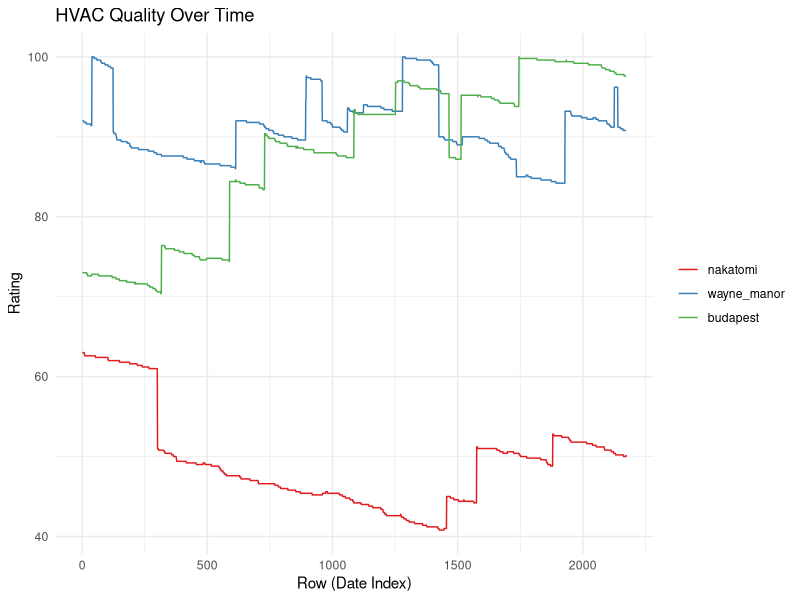
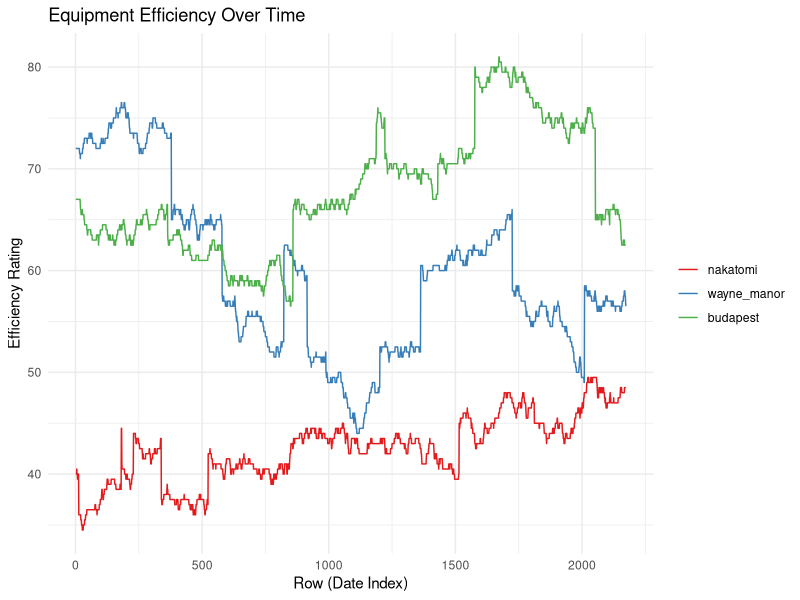
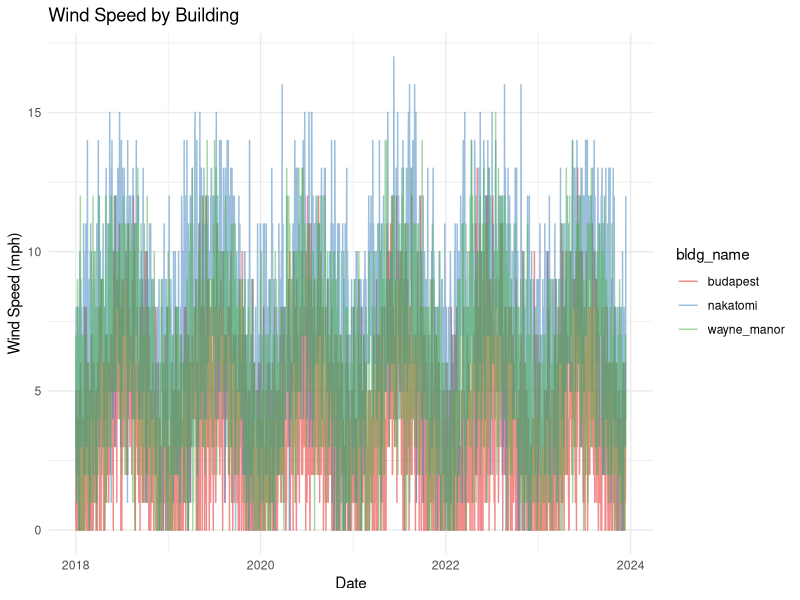
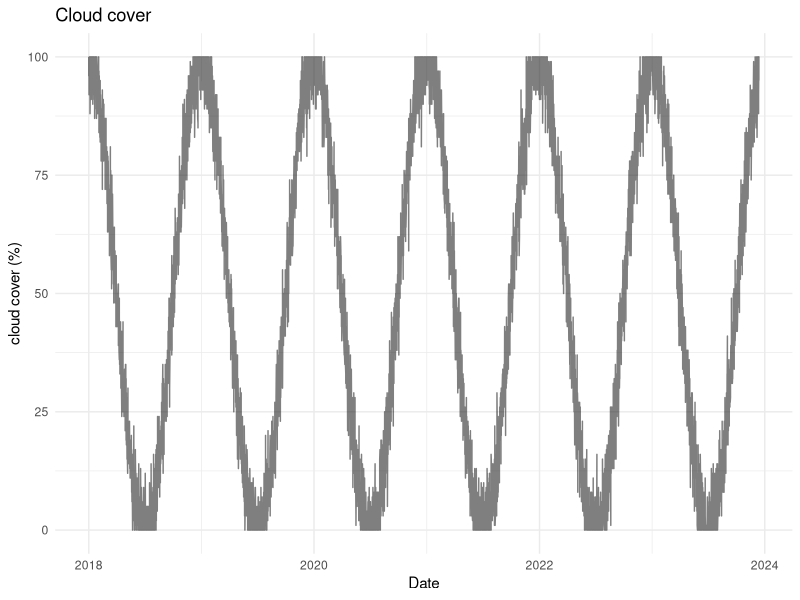
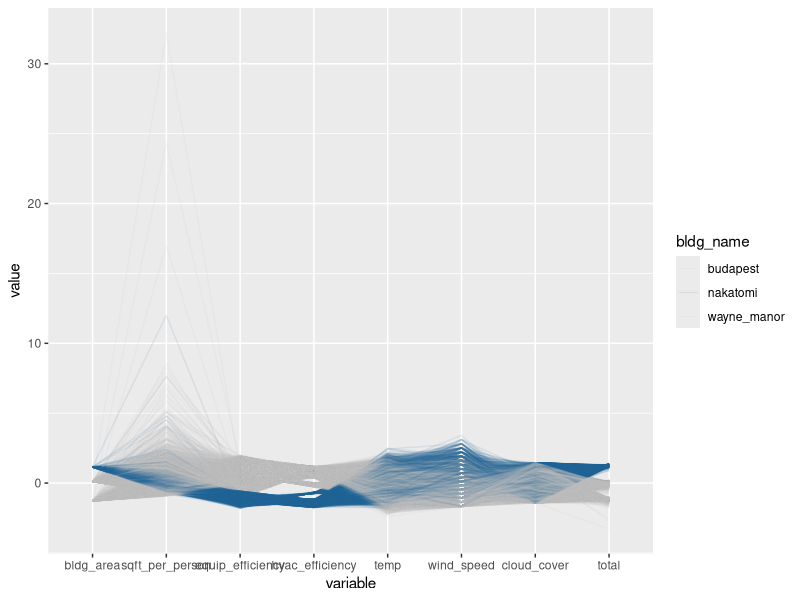
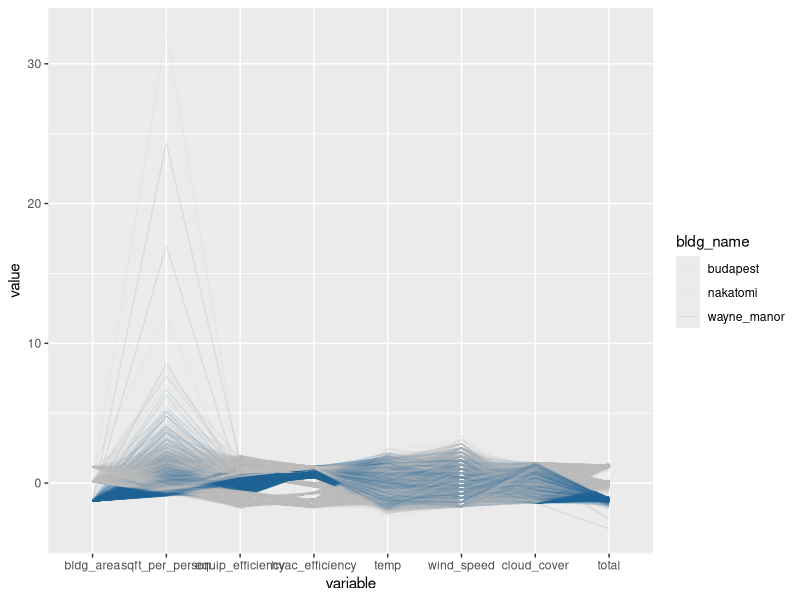
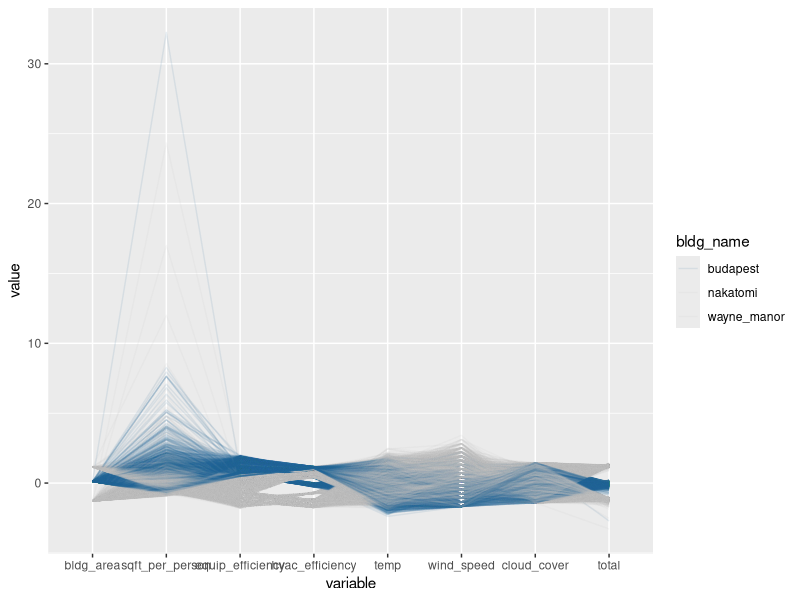
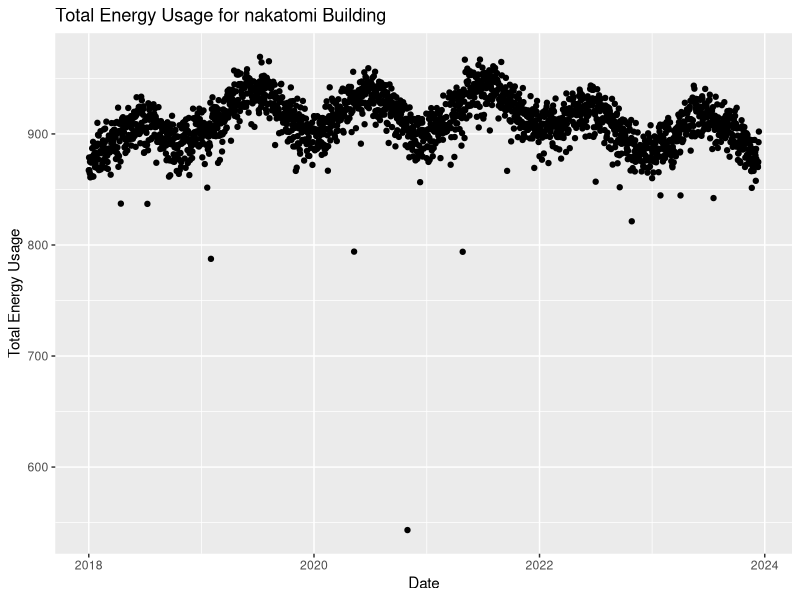

These charts were generated, in order, by the following R code: (Note: this script raises an error after producing the figures.)
library(tibble)
library(tidyr)
library(lubridate)
library(MASS)
library(ggplot2)
library(GGally)
library(here)
library(reshape2)
library(dplyr)

# Set a seed for reproducibility
set.seed(12923)

#### SETUP, VARIABILITY & UNIQUENESS SETTINGS #####################
# Time period
start_date <- as.Date("2018-01-01")
end_date <- as.Date("2023-12-13")
dates <- seq.Date(start_date, end_date, by = "day")
days <- length(dates)

buildings <- c("nakatomi", "wayne_manor", "budapest")
noise_factor <- .5 # amount of noise to introduce in each var
wind_speed_adjust <- c(nakatomi = 2, wayne_manor = 0, budapest = -2)
# Building-specific temperature adjustments to simulate the 
# bldgs being in different areas of the city
temp_adjust <- c(nakatomi = 3, wayne_manor = 0, budapest = -3)
# no adjust to cloud_cover; it's all the same grey everywhere in Seattle :)
# number of people - in the num_ppl section


bldg_names <- rep(buildings, each = days)
dates_rep <- rep(dates, times = length(buildings))
weekdays <- ifelse(wday(dates_rep) %in% c(1, 7), 0, 1) # 0 for weekend, 1 for weekday
weekdays_singlebldg <- ifelse(wday(dates) %in% c(1, 7), 0, 1) # 0 for weekend, 1 for weekday

# Unique ID for each row
ids <- seq_len(days * length(buildings))

#### BUILDING FOOTPRINT ##################### 
# (assume units: sq ft) (assuming they remain constant over the time period for simplicity)
# bldg_area <- round(runif(length(buildings), min = 5000, max = 25000)) # if you want to scramble bldg_size each run
bldg_area <- c(21110, 7260, 15200) # nakatomi, wayne_manor, budapest
bldg_area_named <- setNames(bldg_area, c("nakatomi", "wayne_manor", "budapest"))
bldg_area_rep <- rep(bldg_area, each = days)

#### NUMBER OF PEOPLE #####################
# number of people in each building, with reduced occupants on weekends and customized to each building
# num_ppl <- numeric(length = days * length(buildings))
# for (i in 1:(days * length(buildings))) {
#   building_name <- bldg_names[i]
#   if (weekdays[i] == 1) {
#     # Generate more people on weekdays
#     mean_factor <- 300 + mean_factor_weekday[building_name]
#     scale_factor <- 5 + scale_factor_weekday[building_name]
#     sd_factor <- 70 + sd_factor_adjust[building_name]   
#   } else {
#     # Generate fewer people on weekends
#     mean_factor <- 100 + mean_factor_weekend[building_name]
#     scale_factor <- 5 + scale_factor_weekend[building_name]
#     sd_factor <- 30 + sd_factor_adjust[building_name]   
#   }
#   
#   num_ppl[i] <- as.integer(pmax(0, pmin(2000, rgamma(1, shape = 2, scale = scale_factor) + 1 +
#                                           abs(round(rnorm(1, mean = mean_factor, sd = sd_factor), 0)))))
# }
# plot(num_ppl)
# 
# sqft_per_person <- numeric(length = length(num_ppl))
# 
# # Loop through the num_ppl array
# for (i in 1:length(num_ppl)) {
#   if (num_ppl[i] > 0) {
#     sqft_per_person[i] <- bldg_area_rep[i] / num_ppl[i]
#   } else {
#     sqft_per_person[i] <- NA  # Assign NA (or a large number) when there are no people
#   }
# }
# 
# plot(sqft_per_person)  # Plot the square feet per person

mean_factor_weekday <- c(nakatomi = 60, wayne_manor = -150, budapest = -8)
mean_factor_weekend <- c(nakatomi = 150, wayne_manor = -30, budapest = -8)
scale_factor_weekday <- c(nakatomi = 0, wayne_manor = -1, budapest = 1)
scale_factor_weekend <- c(nakatomi = 0, wayne_manor = -1, budapest = 1)
sd_factor_adjust <- c(nakatomi = 20, wayne_manor = -10, budapest = 0)

generate_num_ppl <- function(building_name, dates, weekdays_singlebldg, mean_factor_weekday, mean_factor_weekend,
                             scale_factor_weekday, scale_factor_weekend, sd_factor_adjust, bldg_area_named) {
  
  num_ppl_raw <- numeric(length = length(dates))
  sqft_per_person <- numeric(length = length(dates))
  
  for (i in 1:length(dates)) {
    if (weekdays_singlebldg[i] == 1) {  # Weekday
      mean_factor <- 300 + mean_factor_weekday[building_name]
      scale_factor <- 5 + scale_factor_weekday[building_name]
      sd_factor <- 70 + sd_factor_adjust[building_name]
    } else {  # Weekend
      mean_factor <- 100 + mean_factor_weekend[building_name]
      scale_factor <- 5 + scale_factor_weekend[building_name]
      sd_factor <- 30 + sd_factor_adjust[building_name]
    }
    
    num_ppl_raw[i] <- as.integer(pmax(0, pmin(2000, rgamma(1, shape = 2, scale = scale_factor) + 1 +
                                                abs(round(rnorm(1, mean = mean_factor, sd = sd_factor), 0)))))
    sqft_per_person[i] <- if (num_ppl_raw[i] > 0) bldg_area_named[building_name] / num_ppl_raw[i] else NA
  }
  
  building_area <- rep(bldg_area_named[building_name], length(dates))
  
  return(data.frame(date = dates, weekdays = weekdays_singlebldg, bldg_name = building_name, bldg_area = building_area, num_ppl_raw = num_ppl_raw, sqft_per_person = sqft_per_person))
}

overall_ppl <- do.call(rbind, lapply(buildings, function(building_name) {
  generate_num_ppl(building_name, dates, weekdays_singlebldg, mean_factor_weekday, mean_factor_weekend,
                   scale_factor_weekday, scale_factor_weekend, sd_factor_adjust, bldg_area_named)}))

# check distributions if needed
# overall_ppl %>% 
#   filter(building == "budapest") %>% 
#     ggplot(aes(x = date, y = sqft_per_person, color = factor(weekdays))) +
#     geom_point() +  # Scatter plot
#     labs(title = "Square Feet Per Person - Nakatomi",
#          x = "Date",
#          y = "Square Feet Per Person",
#          color = "Day Type") +
#     scale_color_manual(values = c("blue", "red"), 
#                        labels = c("Weekday", "Weekend")) +
#     theme_minimal()


#### /x/INSULATION QUALITY #####################
#### removing for now
# insulation <- as.integer(pmax(1, pmin(100, ceiling(rgamma(days * length(buildings), shape = 5, scale = 8.5) + 1) +
#                                         abs(round(rnorm(days * length(buildings), mean = 0, sd = noise_factor), 0)))))

#### /x/WINDOWS QUALITY #####################
#### removing for now
# windows <- as.integer(runif(days * length(buildings), min = 1, max = 100))

#### HVAC SYSTEM QUALITY #####################
# Initialize the starting hvac_efficiency for each building
start_hvac <- sample(40:100, length(buildings), replace = TRUE)

# Create a matrix to hold the efficiency data
hvac_data <- matrix(nrow = days, ncol = length(buildings))
colnames(hvac_data) <- buildings

# Simulate the efficiency rating for each building and each date
for (bldg in seq_along(buildings)) {
  current_hvac <- start_hvac[bldg]
  for (date_idx in 1:length(dates)) {
    # Apply a yearly decline to simulate aging
    yearly_decline <- (as.integer(-.02)) # add a very small daily negative constant to simulate long-term degradation
    # Simulate daily variation
    daily_change <- sample(c(-.20, 0, .20), 1, prob = c(0.045, 0.96, 0.005)) # Mostly no daily change, slightly better chance of small bad change
    # Random events: significant increase or decrease
    if (runif(1) < 0.004) { # 1% chance for a significant event, so roughly 3-4 times a year
      event_change <- sample(-10:10, 1)
    } else {
      event_change <- 0
    }
    
    # Calculate the new efficiency
    new_hvac <- max(1, min(100, current_hvac + yearly_decline + daily_change + event_change))
    hvac_data[date_idx, bldg] <- new_hvac
    
    # Update the current efficiency for the next day
    current_hvac <- new_hvac
  }
}

# Reshape the matrix into a long format for plotting
hvac_long <- melt(hvac_data, varnames = c("date_idx", "bldg_name"), value.name = "hvac_efficiency")
hvac_long$date <- dates[hvac_long$date_idx]

hvac_long$date <- as.Date(hvac_long$date)
hvac_long$bldg_name <- as.factor(hvac_long$bldg_name)

ggplot(hvac_long, aes(x = date_idx, y = hvac_efficiency, group = bldg_name, color = bldg_name)) +
  geom_line() +
  theme_minimal() +
  labs(title = "HVAC Quality Over Time",
       x = "Row (Date Index)",
       y = "Rating") +
  scale_color_brewer(palette = "Set1") +
  theme(legend.title = element_blank())

#### AMBIENT TEMPERATURE #####################
# Simulate temp across the year for a place like Seattle.
avg_low_temp <- 37  # Average low in Fahrenheit in winter
avg_high_temp <- 79 # Average high in Fahrenheit in summer
mean_temp <- (avg_low_temp + avg_high_temp) / 2
amplitude <- (avg_high_temp - avg_low_temp) / 2

# Temperature simulation
temp <- numeric(length = days * length(buildings))
for (i in 1:(days * length(buildings))) {
  building_name <- bldg_names[i]
  day_of_year <- as.numeric(format(dates_rep[i], "%j"))
  
  # Adjust mean temperature based on building
  mean_temp_bldg <- mean_temp + temp_adjust[building_name]
  
  # Sine wave for base temperature
  base_temp <- mean_temp_bldg + amplitude * sin(2 * pi * day_of_year / 365 - pi/2)
  
  # Adding random variation
  temp[i] <- as.integer(pmax(0, pmin(110, ceiling(base_temp + rnorm(1, mean = 0, sd = 5)))))
}


#### WIND SPEED #####################
# in mph
avg_wind_speed_low <- 3   # Average low wind speed in mph
avg_wind_speed_high <- 7 # Average high wind speed in mph
mean_wind_speed <- (avg_wind_speed_low + avg_wind_speed_high) / 2
amplitude_wind_speed <- (avg_wind_speed_high - avg_wind_speed_low) / 2

# Building-specific wind speed adjustments down at top in "variability and uniqueness" section

# Assuming 'days', 'bldg_names', and 'dates_rep' are defined as in your temperature simulation
wind_speed <- numeric(length = days * length(buildings))

for (i in 1:(days * length(buildings))) {
  building_name <- bldg_names[i]
  day_of_year <- as.numeric(format(dates_rep[i], "%j"))
  
  # Adjust mean wind speed based on building
  mean_wind_speed_bldg <- mean_wind_speed + wind_speed_adjust[building_name]
  
  # Sine wave for base wind speed + some random noise
  base_wind_speed_mph <- mean_wind_speed_bldg + amplitude_wind_speed * sin(2 * pi * day_of_year / 365 - pi/2) + rnorm(1, mean = 0, sd = 2)
  
  # Adding random variation
  wind_speed[i] <- as.integer(pmax(0, pmin(40, ceiling(base_wind_speed_mph + rnorm(1, mean = 0, sd = 2)))))
}

#### CLOUD COVER #####################
# percentage of cloud cover
avg_clear <- 0
avg_cloudy <- 100
clouds_amplitude <- (avg_cloudy - avg_clear) / 2
clouds_mean <- (avg_clear + avg_cloudy) / 2


# Phase shift to align the sine wave peaks and troughs with the cloudiest and clearest months
# Assuming January (cloudiest) aligns with the peak and August (clearest) with the trough
phase_shift <- pi / 2  # Adjusted based on the month (e.g., -pi/2 if peak is in January)

# Define the clearer and cloudier periods
# day_start_clear <- as.numeric(format(as.Date("2023-06-20"), "%j"))
# day_end_clear <- as.numeric(format(as.Date("2023-10-08"), "%j"))

cloud_cover <- numeric(length = days)

for (i in 1:(days * length(buildings))) {
  building_name <- bldg_names[i]
  day_of_year <- as.numeric(format(dates_rep[i], "%j"))
  
  # # Determine if the day is in the clearer or cloudier part of the year
  # in_clearer_period <- day_of_year >= day_start_clear && day_of_year <= day_end_clear
  # 
  # # Adjust amplitude based on the time of the year
  # adjusted_amplitude <- ifelse(in_clearer_period, amplitude_cloud_cover / 2, amplitude_cloud_cover)
  # 
  # Calculate cloud cover using a sine wave
  cloud_cover[i] <- clouds_mean + clouds_amplitude * sin(2 * pi * day_of_year / 365 + phase_shift)
  
  # Introduce random variation
  random_variation <- rnorm(1, mean = 0, sd = 5)
  cloud_cover[i] <- cloud_cover[i] + random_variation
  
  # Adjustments to ensure cloud cover stays within 0-100%
  cloud_cover[i] <- pmax(0, pmin(100, cloud_cover[i]))
}



#### /x/HVAC TYPE ##################### 
#### removing for now
# fuzzy_hvac_type <- function(insulation, hvac) {
#   probabilities <- c(
#     # Increase the probability of "MasterBlaster" for lower values of insulation and HVAC
#     "MasterBlaster" = pnorm(c(quantile(as.numeric(insulation), 0.85), quantile(as.numeric(hvac), 0.85)), mean = c(20, 20), sd = c(5, 5)),
#     
#     # Increase the probability of "Coolio" for higher values of insulation and HVAC
#     "Coolio" = pnorm(c(quantile(as.numeric(insulation), 0.35), quantile(as.numeric(hvac), 0.35)), mean = c(70, 70), sd = c(5, 5)),
#     
#     "Trane" = 1
#   )
#   
#   # Normalize the probabilities so they sum up to 1
#   probabilities <- probabilities / sum(probabilities)
#   
#   # Remove the percentage values from the names
#   names(probabilities) <- sub("\\.\\d+%$", "", names(probabilities))
#   
#   hvac_types <- names(probabilities)
#   assigned_type <- sample(hvac_types, size = 1, prob = probabilities)
#   
#   return(assigned_type)
# }
# 
# # Assuming hvac_type depends on insulation and hvac
# hvac_type <- sapply(1:(days * length(buildings)), function(i) fuzzy_hvac_type(insulation[i], hvac[i]))

#### EQUIPMENT EFFICIENCY ##################### 
# Initialize the starting efficiency for each building
start_efficiency <- sample(40:100, length(buildings), replace = TRUE)

# Create a matrix to hold the efficiency data
efficiency_data <- matrix(nrow = days, ncol = length(buildings))
colnames(efficiency_data) <- buildings

# Simulate the efficiency rating for each building and each date
for (bldg in seq_along(buildings)) {
  current_efficiency <- start_efficiency[bldg]
  for (date_idx in 1:length(dates)) {
    # Apply a yearly decline to simulate aging
    yearly_decline <- (as.integer(-.01)) # add a very small daily negative constant to simulate long-term degradation
    # Simulate daily variation
    daily_change <- sample(c(-.5, 0, .5), 1, prob = c(0.1, 0.8, 0.1)) # Mostly no change, equal chance of small good/bad change
    # Random events: significant increase or decrease
    if (runif(1) < 0.005) { # 1% chance for a significant event, so roughly 3-4 times a year
      event_change <- sample(-10:10, 1)
    } else {
      event_change <- 0
    }
    
    # Calculate the new efficiency
    new_efficiency <- max(1, min(100, current_efficiency + yearly_decline + daily_change + event_change))
    efficiency_data[date_idx, bldg] <- new_efficiency
    
    # Update the current efficiency for the next day
    current_efficiency <- new_efficiency
  }
}

# Reshape the matrix into a long format for plotting
efficiency_long <- melt(efficiency_data, varnames = c("date_idx", "bldg_name"), value.name = "equip_efficiency")
efficiency_long$date <- dates[efficiency_long$date_idx]

efficiency_long$date <- as.Date(efficiency_long$date)
efficiency_long$bldg_name <- as.factor(efficiency_long$bldg_name)

ggplot(efficiency_long, aes(x = date_idx, y = equip_efficiency, group = bldg_name, color = bldg_name)) +
  geom_line() +
  theme_minimal() +
  labs(title = "Equipment Efficiency Over Time",
       x = "Row (Date Index)",
       y = "Efficiency Rating") +
  scale_color_brewer(palette = "Set1") +
  theme(legend.title = element_blank())



# Placeholder for total energy use
total <- rep(NA, days * length(buildings))

#### COMBINE VARS INTO TIBBLE #####################
df <- tibble(
  id = ids,
  bldg_name = as.factor(bldg_names),
  bldg_area = as.integer(bldg_area_rep),
  date = as.Date(dates_rep),
  year = as.integer(year(dates_rep)),
  month = month(dates_rep, label=T),
  day = wday(dates_rep, label=T),
  weekday = as.integer(weekdays),
  temp = as.integer(temp),
  wind_speed = as.integer(wind_speed),
  cloud_cover = as.integer(cloud_cover),
  total = total
)

overall_ppl <- overall_ppl[, c("date", "bldg_name", "num_ppl_raw", "sqft_per_person")]
df <- merge(df, overall_ppl, by = c("date", "bldg_name"), all.x = TRUE)


df <- merge(df, efficiency_long[, c("date", "bldg_name", "equip_efficiency")], by = c("date", "bldg_name"))
df <- merge(df, hvac_long[, c("date", "bldg_name", "hvac_efficiency")], by = c("date", "bldg_name"))


ggplot(df, aes(x = date, y = wind_speed, color = bldg_name)) + 
  geom_line(alpha=.5) +
  labs(title = "Wind Speed by Building", x = "Date", y = "Wind Speed (mph)") +
  theme_minimal() +
  scale_color_brewer(palette = "Set1") # Use a color palette that is distinct and clear

ggplot(df, aes(x = date, y = cloud_cover)) + 
  geom_line(alpha=.5) +
  labs(title = "Cloud cover", x = "Date", y = "cloud cover (%)") +
  theme_minimal() +
  scale_color_brewer(palette = "Set1") # Use a color palette that is distinct and clear

# double check HVAC types
# ggplot(df, aes(x = insulation, y = hvac, color = hvac_type)) +
#   geom_point() +
#   labs(title = "Scatterplot of Insulation and HVAC Values",
#        x = "Insulation",
#        y = "HVAC",
#        color = "HVAC Type")


#### LINEAR MODEL PREDICTING TOTAL ENERGY USE #####################
# Generate coefficients for the linear model
coefficients <- c(
  bldg_area = .05,
  sqft_per_person = -.5,
  hvac_efficiency = -2,
  equip_efficiency = -2.2,
  temp = 1.1,
  wind_speed = .05,
  cloud_cover = .05
)

# Simulate the total energy use based on a linear model
df <- df %>%
  mutate(
    total = 
      bldg_area * coefficients["bldg_area"] +
      sqft_per_person * coefficients["sqft_per_person"] +
      hvac_efficiency * coefficients["hvac_efficiency"] +
      equip_efficiency * coefficients["equip_efficiency"] +
      temp * coefficients["temp"] +
      wind_speed * coefficients["wind_speed"] +
      cloud_cover * coefficients["cloud_cover"] +
      abs(rnorm(days, mean = 10, sd = 5))  # Adding some random noise
  )

# fix the col order
df <- df %>%
  select(
    date, bldg_name, id, bldg_area, year, month, day, weekday,
    sqft_per_person, temp, wind_speed, cloud_cover, equip_efficiency,
    hvac_efficiency, total
  )

#### FINAL CHECKS #####################
# Create an index vector for variable order
var_order <- c("bldg_area", "sqft_per_person", "equip_efficiency", 
               "hvac_efficiency", "temp", "wind_speed", 
               "cloud_cover", "total")
col_indices <- match(var_order, names(df))

# Display parallel coordinates plot grouped by "hvac_type"
ggparcoord(data = df,
           columns = col_indices,
           alphaLines = 0.1,
           groupColumn = "bldg_name") + 
  scale_color_manual(values = c("nakatomi" = "#20639b", "wayne_manor" = "grey", "budapest" = "grey"))

ggparcoord(data = df,
           columns = col_indices,
           alphaLines = 0.1,
           groupColumn = "bldg_name") + 
  scale_color_manual(values = c("nakatomi" = "grey", "wayne_manor" = "#20639b", "budapest" = "grey"))

ggparcoord(data = df,
           columns = col_indices,
           alphaLines = 0.1,
           groupColumn = "bldg_name") + 
  scale_color_manual(values = c("nakatomi" = "grey", "wayne_manor" = "grey", "budapest" = "#20639b"))



bldg <- "nakatomi"
df %>% 
  filter(bldg_name == bldg) %>% 
  ggplot(aes(x = date, y = total)) +
  geom_point() +
  labs(title = paste("Total Energy Usage for", bldg, "Building"),
       x = "Date",
       y = "Total Energy Usage")

bldg <- "wayne_manor"
df %>% 
  filter(bldg_name == bldg) %>% 
  ggplot(aes(x = date, y = total)) +
  geom_point() +
  labs(title = paste("Total Energy Usage for", bldg, "Building"),
       x = "Date",
       y = "Total Energy Usage")

bldg <- "budapest"
df %>% 
  filter(bldg_name == bldg) %>% 
  ggplot(aes(x = date, y = total)) +
  geom_point() +
  labs(title = paste("Total Energy Usage for", bldg, "Building"),
       x = "Date",
       y = "Total Energy Usage")


# df %>%
#   # Filter for "nakatomi" building
#   filter(bldg_name == "budapest" & year(date) == 2019 & month(date)==2) %>%
#   # Keep date for plotting, exclude other non-numeric and specific columns
#   dplyr::select(date, num_ppl) %>%
#   # Gather numeric variables for scaling
#   pivot_longer(cols = -date, names_to = "variable", values_to = "value") %>%
#   # Scale numeric variables
#   group_by(variable) %>%
#   #  mutate(scaled_value = scale(value)) %>%
#   ungroup() %>%
#   # Plot
#   ggplot(aes(x = date, y = value, color = variable)) +
#   geom_line() +
#   labs(title = "Scaled Variables Over Time for Nakatomi Building",
#        x = "Date", y = "Value") +
#   theme_minimal() +
#   scale_color_viridis_d() +
#   theme(legend.position = "bottom")


#### WRITE FILE #####################
write.csv(df, here("data", "df_timeseries_orig.csv"), row.names = F)



